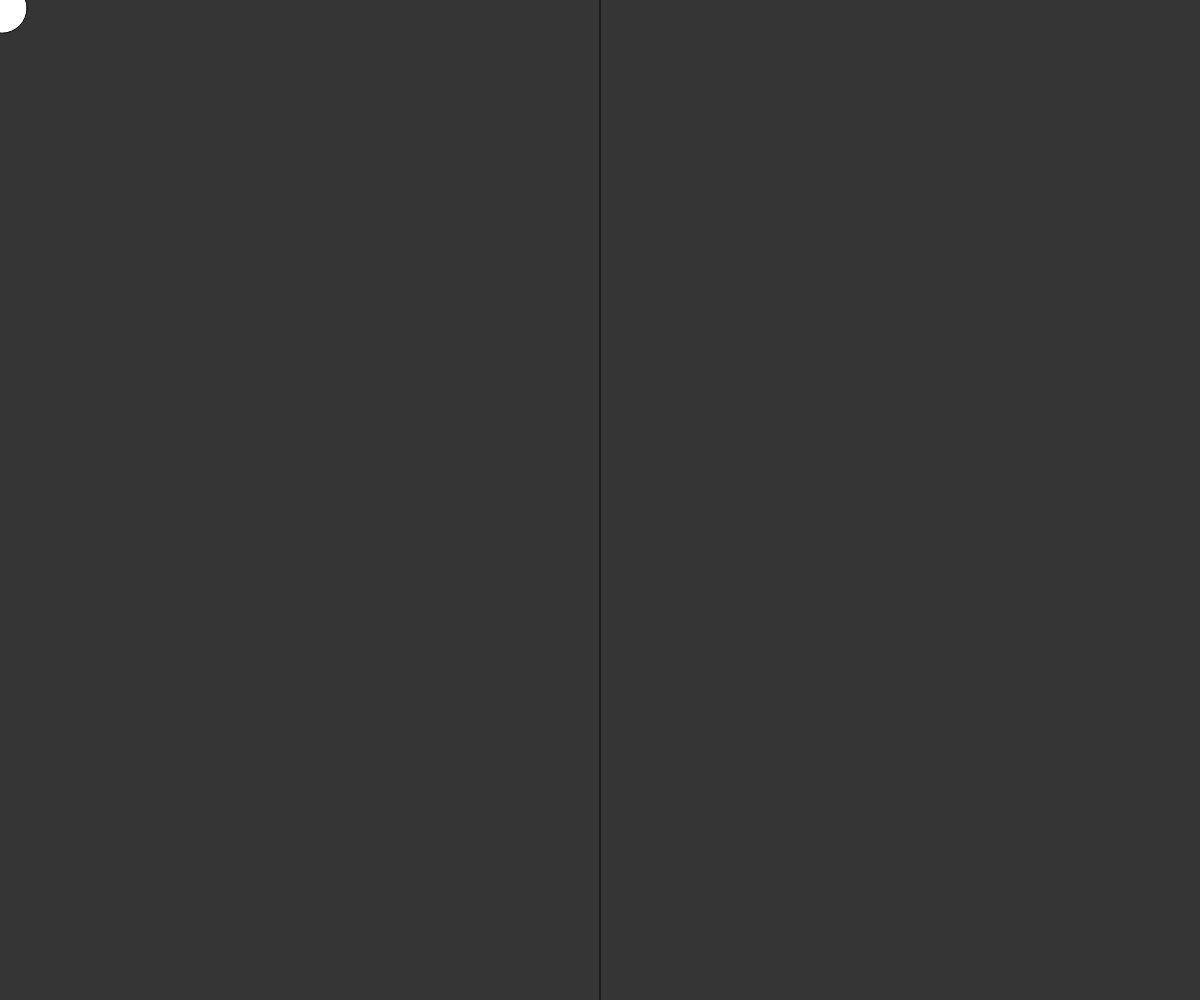
Frame 1 (no input)
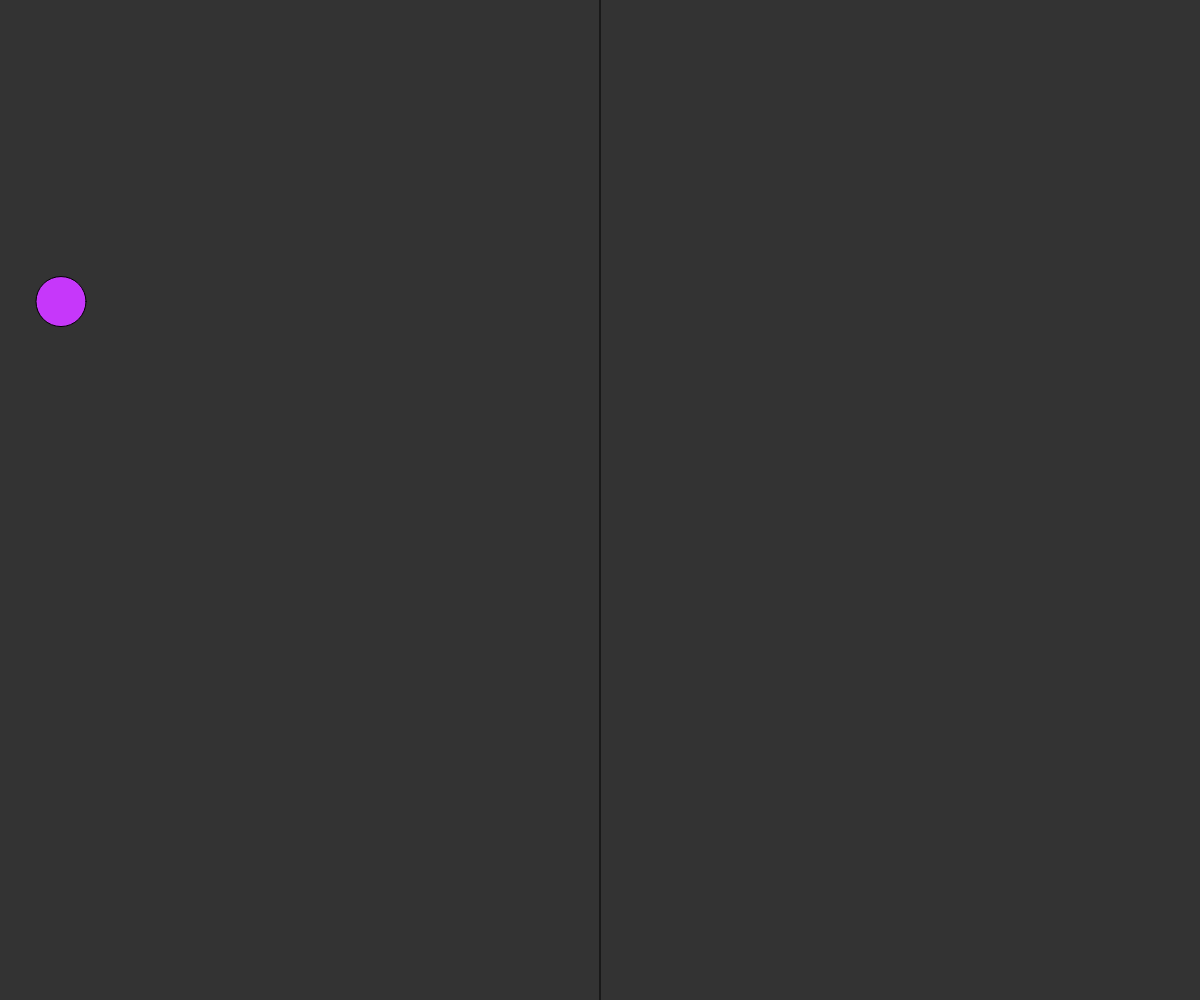
Frame 60 (no input)
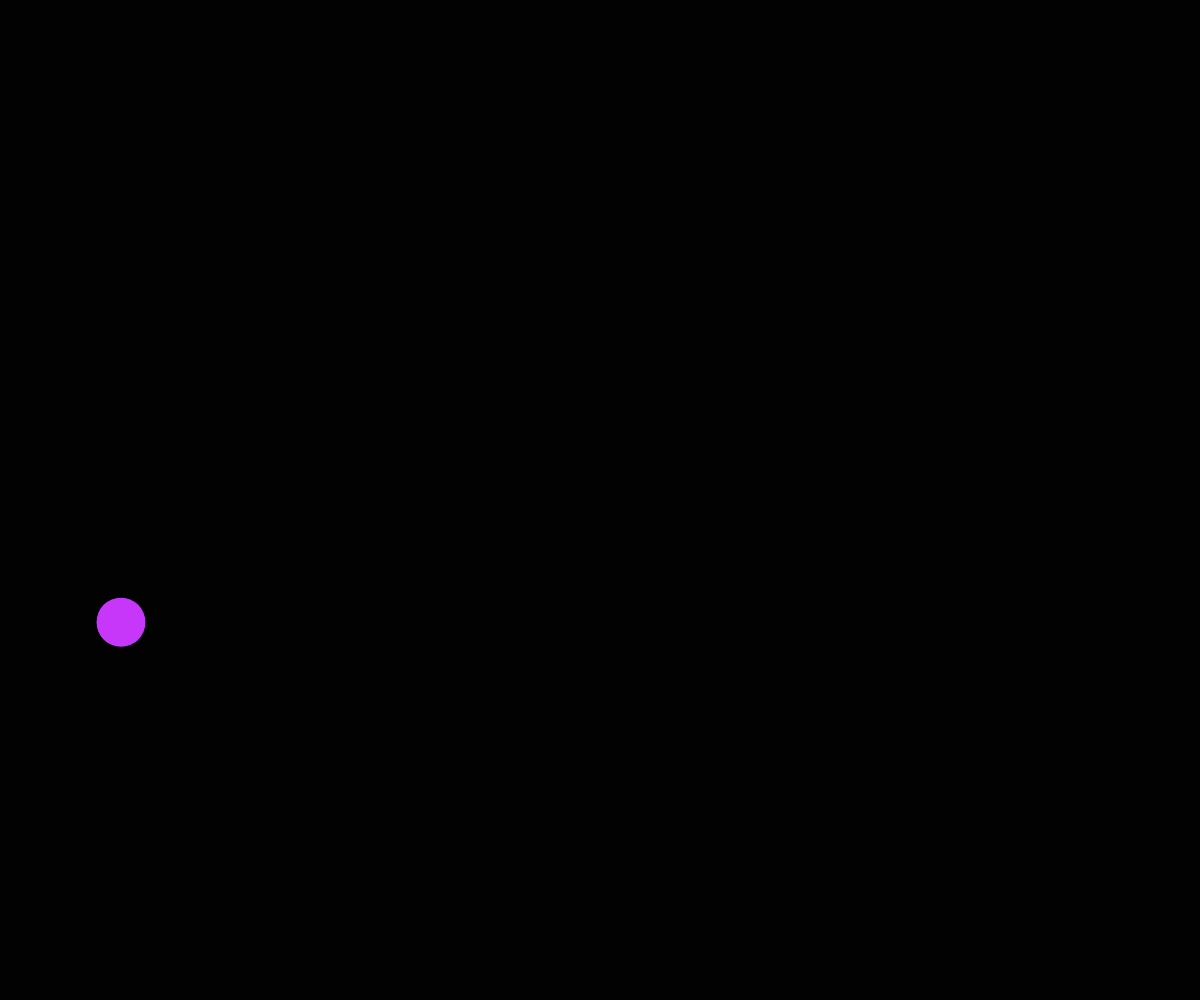
Frame 120 (the mouse pressed at the canvas centre since frame 60)

The p5.js sketch that drew these frames (run headless with seeded random() and noise() and a simulated clock; from frame 60 on, the mouse is pressed at the canvas centre):

// p5.js sketch
// ── sketch.js
var x = 1;
var y = 1;
var xposition = 1;
var yposition = 1;

function setup() { 
  createCanvas(windowWidth, windowHeight);
} 

function draw() { 
  x = x + 1 * xposition;
	y = y + random(10) * yposition;
	
	background(random(255));
line(windowWidth/2, 0, windowWidth/2, windowHeight);
	ellipse(x,y,50,50);
if (mouseX > windowWidth/2){
//fill(12,250,240);
fill(random(255),random(255));
}	
	else {
	fill(198,55,250);
	//fill(random(255),random(255),random(255));
	}

	if(x >= windowWidth || x <= 0 ){
	xposition = xposition * -1;
	}
	
	if(y >= windowHeight || y <= 0){
	yposition = yposition * -1;
	}
	
}
